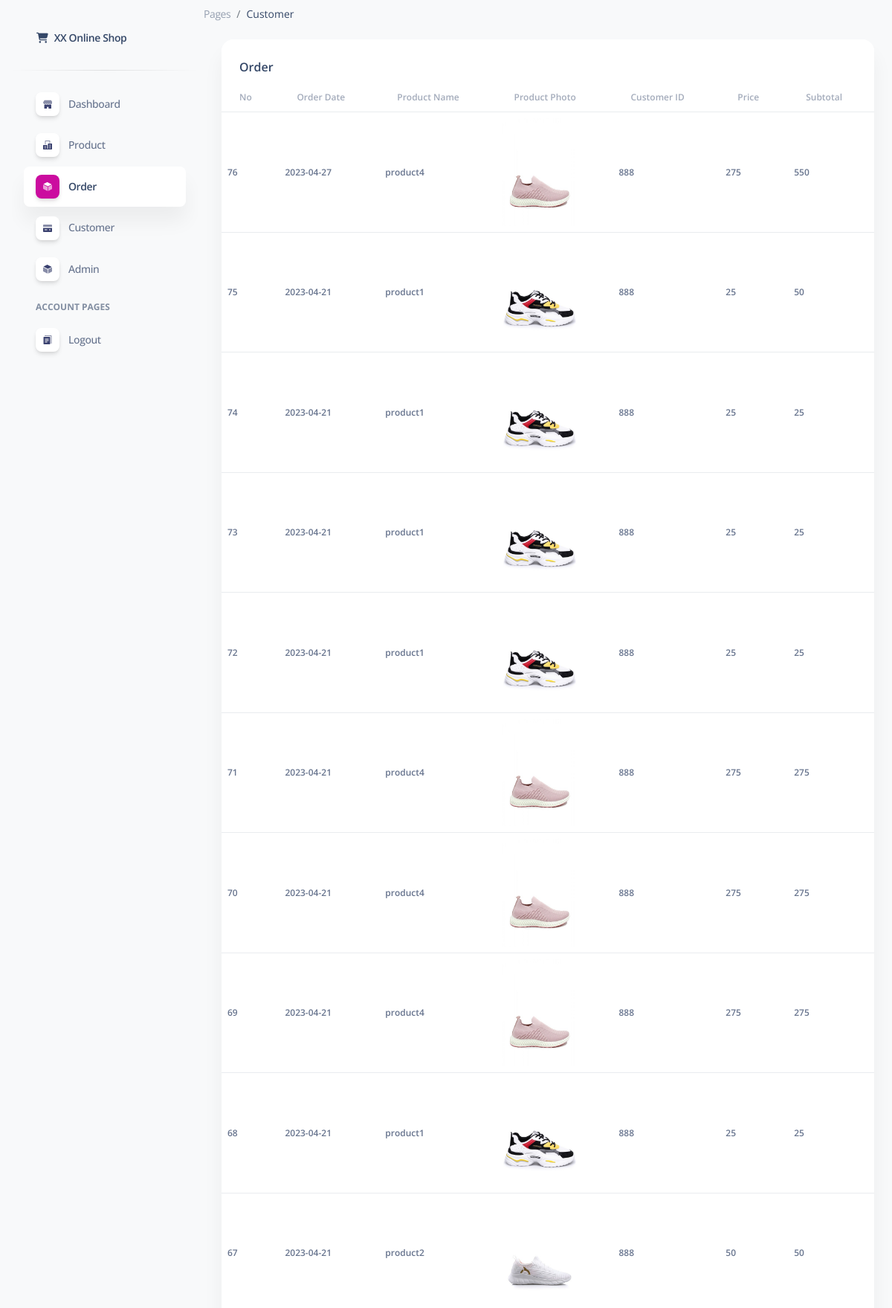
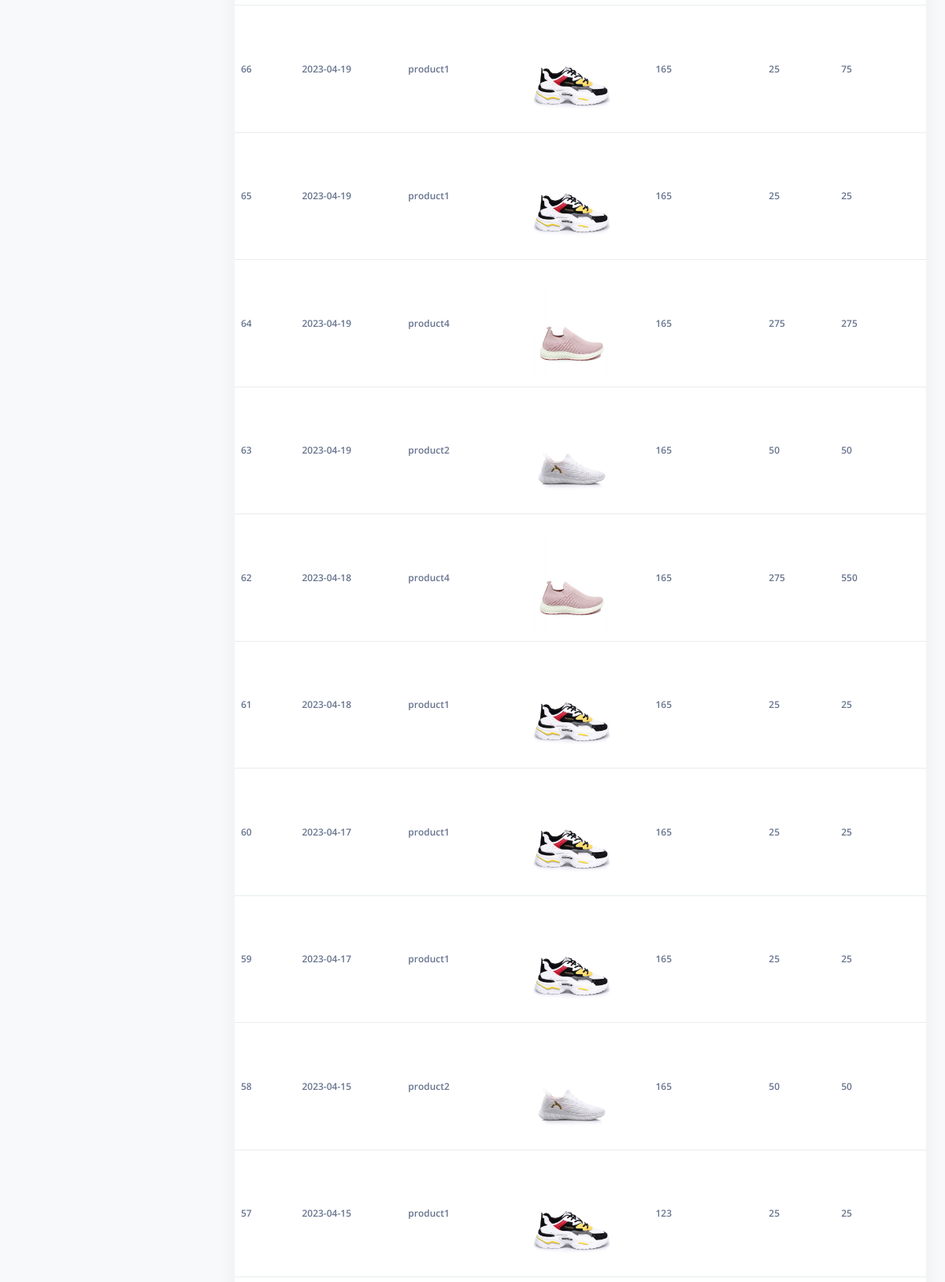
The page /pages/order.php (upper part) on the database its author committed (2 pictures, top to bottom).
### tables this page shows
CREATE TABLE `order` (
  `id_order` int(11) NOT NULL AUTO_INCREMENT,
  `customer_id` int(11) NOT NULL,
  `product_id` int(11) NOT NULL,
  `quantity` int(11) NOT NULL,
  `subtotal` int(11) NOT NULL,
  `order_date` date NOT NULL DEFAULT current_timestamp(),
  PRIMARY KEY (`id_order`)
);

CREATE TABLE `product` (
  `id_product` int(11) NOT NULL AUTO_INCREMENT,
  `name_product` varchar(100) NOT NULL,
  `description` text NOT NULL,
  `price` int(11) NOT NULL,
  `product_photo` varchar(256) NOT NULL,
  PRIMARY KEY (`id_product`)
);

### pages/order.php (the view, shortened to what this page needs)
<!DOCTYPE html>
<html lang="en">
<head>
  <link href="./assets/css/nucleo-icons.css" rel="stylesheet" />
  <link href="./assets/css/nucleo-svg.css" rel="stylesheet" />
  <link href="./assets/css/nucleo-svg.css" rel="stylesheet" />
  <link id="pagestyle" href="./assets/css/soft-ui-dashboard.css?v=1.0.3" rel="stylesheet" />
</head>
<body class="g-sidenav-show  bg-gray-100">
  <aside class="sidenav navbar navbar-vertical navbar-expand-xs border-0 border-radius-xl my-3 fixed-start ms-3 "
    id="sidenav-main">
    <div class="sidenav-header">
      <a class="navbar-brand m-0" href="https://demos.creative-tim.com/soft-ui-dashboard/pages/dashboard.html"
        target="_blank">
        <i class="fas fa-fw fa-shopping-cart"></i>
        <span class="ms-1 font-weight-bold">XX Online Shop</span>
      </a>
    </div>
    <hr class="horizontal dark mt-0">
    <div class="collapse navbar-collapse  w-auto  max-height-vh-100 h-100" id="sidenav-collapse-main">
      <ul class="navbar-nav">
        <li class="nav-item">
          <a class="nav-link  " href="../pages/dashboard.php">
            <div
              class="icon icon-shape icon-sm shadow border-radius-md bg-white text-center me-2 d-flex align-items-center justify-content-center">
            </div>
            <span class="nav-link-text ms-1">Dashboard</span>
          </a>
        </li>
        <li class="nav-item">
          <a class="nav-link  " href="../pages/product.php">
            <div
              class="icon icon-shape icon-sm shadow border-radius-md bg-white text-center me-2 d-flex align-items-center justify-content-center">
            </div>
            <span class="nav-link-text ms-1">Product</span>
          </a>
        </li>
        <li class="nav-item">
          <a class="nav-link  active" href="../pages/order.php">
            <div
              class="icon icon-shape icon-sm shadow border-radius-md bg-white text-center me-2 d-flex align-items-center justify-content-center">
            </div>
            <span class="nav-link-text ms-1">Order</span>
          </a>
        </li>
        <li class="nav-item">
          <a class="nav-link  " href="../pages/customer.php">
            <div
              class="icon icon-shape icon-sm shadow border-radius-md bg-white text-center me-2 d-flex align-items-center justify-content-center">
            </div>
            <span class="nav-link-text ms-1">Customer</span>
          </a>
        </li>
        <li class="nav-item">
          <a class="nav-link  " href="../pages/admin.php">
            <div
              class="icon icon-shape icon-sm shadow border-radius-md bg-white text-center me-2 d-flex align-items-center justify-content-center">
            </div>
            <span class="nav-link-text ms-1">Admin</span>
          </a>
        </li>
        <li class="nav-item mt-3">
          <h6 class="ps-4 ms-2 text-uppercase text-xs font-weight-bolder opacity-6">Account pages</h6>
        </li>
        <li class="nav-item">
          <a class="nav-link  " href="../pages/logout.php">
            <div
              class="icon icon-shape icon-sm shadow border-radius-md bg-white text-center me-2 d-flex align-items-center justify-content-center">
            </div>
            <span class="nav-link-text ms-1">Logout</span>
          </a>
        </li>
      </ul>
    </div>
  </aside>
  <main class="main-content position-relative max-height-vh-100 h-100 mt-1 border-radius-lg ">
    <ol class="breadcrumb bg-transparent mb-0 pb-0 pt-1 px-0 me-sm-6 me-5">
      <li class="breadcrumb-item text-sm"><a class="opacity-5 text-dark" href="javascript:;">Pages</a></li>
      <li class="breadcrumb-item text-sm text-dark active" aria-current="page">Customer</li>
    </ol>
    <div class="container-fluid py-4">
      <div class="row">
        <div class="col-12">
          <div class="card mb-4">
            <div class="card-header pb-0">
              <h6>Order</h6>
            </div>
            <div class="card-body px-0 pt-0 pb-2">
              <div class="table-responsive p-0">
                <table class="table align-items-center mb-0">
                  <thead>
                    <tr class="text-xs font-weight-bold opacity-6">
                      <th>No</th>
                      <th class="align-middle text-left">Order Date</th>
                      <th class="align-middle text-left">Product Name</th>
                      <th class="align-middle text-left">Product Photo</th>
                      <th class="align-middle text-left">Customer ID</th>
                      <th class="align-middle text-left">Price</th>
                      <th class="align-middle text-left">Subtotal</th>
                    </tr>
                  </thead>
                  <tbody>
                    <?php
                    include 'connect_db.php';
                    $qry_order = mysqli_query($conn, "SELECT `order`.id_order, `order`.order_date, product.name_product AS product_name, product.product_photo, `order`.customer_id, product.price, `order`.quantity, `order`.subtotal
                                  FROM `order`
                                  JOIN product ON `order`.product_id = product.id_product
                                  ORDER BY `order`.id_order DESC;");
                    if (mysqli_num_rows($qry_order) > 0) {
                      while ($dt_order = mysqli_fetch_array($qry_order)) {
                        ?>
                        <tr class="text-xs font-weight-bold">
                          <td class="align-middle text-left">
                          <?= $dt_order['id_order'] ?>
                          </td>
                          <td class="align-middle text-left">
                            <?= $dt_order['order_date'] ?>
                          </td>
                          <td class="align-middle text-left">
                            <?= $dt_order['product_name'] ?>
                          </td>
                          <td><img src="assets/product_photo/<?= $dt_order['product_photo'] ?>" width="100px"></td>
                          <td class="align-middle text-left">
                            <?= $dt_order['customer_id'] ?>
                          </td>
                          <td class="align-middle text-left">
                            <?= $dt_order['price'] ?>
                          </td>
                          <td class="align-middle text-left">
                            <?= $dt_order['subtotal'] ?>
                          </td>
                        </tr>
                        <?php
                      }
                    } else {
                      echo "No records found";
                    }
                    ?>
                  </tbody>
                </table>
              </div>
            </div>
          </div>
        </div>
      </div>
</body>
</html>

### pages/assets/css/nucleo-svg.css (style rules this page uses)
.icon { display: inline-block; color: #111111; height: 1em; width: 1em; }
.icon-sm { height: 0.8em; width: 0.8em; }
.icon { fill: currentColor; stroke: none; }

### rows shown on the page
order: id_order "76", order_date "2023-04-27", product.name_product "product4", product.product_photo (picture), customer "888", product.price "275", subtotal "550"
order: id_order "75", order_date "2023-04-21", product.name_product "product1", product.product_photo (picture), customer "888", product.price "25", subtotal "50"
order: id_order "74", order_date "2023-04-21", product.name_product "product1", product.product_photo (picture), customer "888", product.price "25", subtotal "25"
order: id_order "73", order_date "2023-04-21", product.name_product "product1", product.product_photo (picture), customer "888", product.price "25", subtotal "25"
order: id_order "72", order_date "2023-04-21", product.name_product "product1", product.product_photo (picture), customer "888", product.price "25", subtotal "25"
order: id_order "71", order_date "2023-04-21", product.name_product "product4", product.product_photo (picture), customer "888", product.price "275", subtotal "275"
order: id_order "70", order_date "2023-04-21", product.name_product "product4", product.product_photo (picture), customer "888", product.price "275", subtotal "275"
order: id_order "69", order_date "2023-04-21", product.name_product "product4", product.product_photo (picture), customer "888", product.price "275", subtotal "275"
order: id_order "68", order_date "2023-04-21", product.name_product "product1", product.product_photo (picture), customer "888", product.price "25", subtotal "25"
order: id_order "67", order_date "2023-04-21", product.name_product "product2", product.product_photo (picture), customer "888", product.price "50", subtotal "50"
order: id_order "66", order_date "2023-04-19", product.name_product "product1", product.product_photo (picture), customer "165", product.price "25", subtotal "75"
order: id_order "65", order_date "2023-04-19", product.name_product "product1", product.product_photo (picture), customer "165", product.price "25", subtotal "25"
order: id_order "64", order_date "2023-04-19", product.name_product "product4", product.product_photo (picture), customer "165", product.price "275", subtotal "275"
order: id_order "63", order_date "2023-04-19", product.name_product "product2", product.product_photo (picture), customer "165", product.price "50", subtotal "50"
order: id_order "62", order_date "2023-04-18", product.name_product "product4", product.product_photo (picture), customer "165", product.price "275", subtotal "550"
order: id_order "61", order_date "2023-04-18", product.name_product "product1", product.product_photo (picture), customer "165", product.price "25", subtotal "25"
order: id_order "60", order_date "2023-04-17", product.name_product "product1", product.product_photo (picture), customer "165", product.price "25", subtotal "25"
order: id_order "59", order_date "2023-04-17", product.name_product "product1", product.product_photo (picture), customer "165", product.price "25", subtotal "25"
order: id_order "58", order_date "2023-04-15", product.name_product "product2", product.product_photo (picture), customer "165", product.price "50", subtotal "50"
order: id_order "57", order_date "2023-04-15", product.name_product "product1", product.product_photo (picture), customer "123", product.price "25", subtotal "25"
